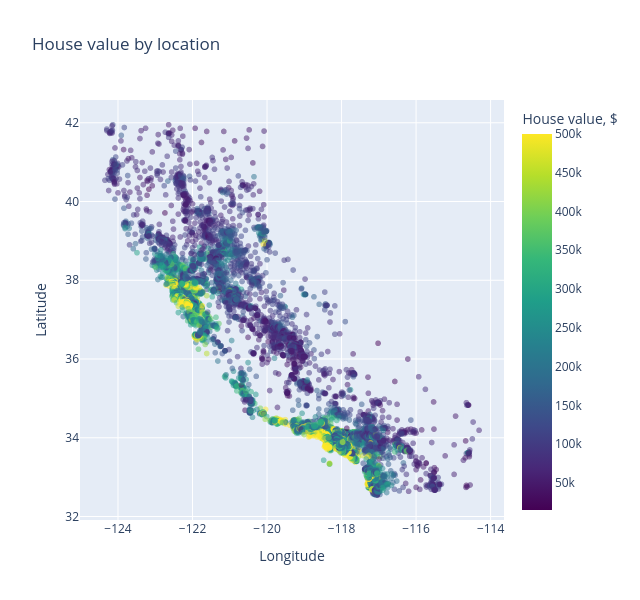

Source (notebook cell):
### Markdown cell above
## price by coordinates

### Code cell
fig = px.scatter(df, x='Longitude', y='Latitude', color='price_usd',
                 color_continuous_scale='Viridis', opacity=0.5,
                 labels={'price_usd':'House value, $'},
                 title='House value by location')

fig.update_layout(width=640, height=600)

fig.show()

### Figure 1 — Plotly figure (JSON) as saved in the notebook; plotly's stock layout.template omitted (floating-point values rounded to 4 significant figures; data arrays with more than 128 entries replaced by an {"elided": "..."} marker saying what was removed)
{"data": [{"hovertemplate": "Longitude=%{x}<br>Latitude=%{y}<br>House value, $=%{marker.color}<extra></extra>", "legendgroup": "", "marker": {"color": {"elided": "20640 float values"}, "coloraxis": "coloraxis", "opacity": 0.5, "symbol": "circle"}, "mode": "markers", "name": "", "showlegend": false, "type": "scattergl", "x": {"elided": "20640 float values"}, "xaxis": "x", "y": {"elided": "20640 float values"}, "yaxis": "y"}], "layout": {"coloraxis": {"autocolorscale": false, "colorbar": {"title": {"text": "House value, $"}}, "colorscale": [[0, "#440154"], [0.1111, "#482878"], [0.2222, "#3e4989"], [0.3333, "#31688e"], [0.4444, "#26828e"], [0.5556, "#1f9e89"], [0.6667, "#35b779"], [0.7778, "#6ece58"], [0.8889, "#b5de2b"], [1, "#fde725"]]}, "height": 600, "legend": {"tracegroupgap": 0}, "title": {"text": "House value by location"}, "width": 640, "xaxis": {"anchor": "y", "domain": [0, 1], "title": {"text": "Longitude"}}, "yaxis": {"anchor": "x", "domain": [0, 1], "title": {"text": "Latitude"}}}}
